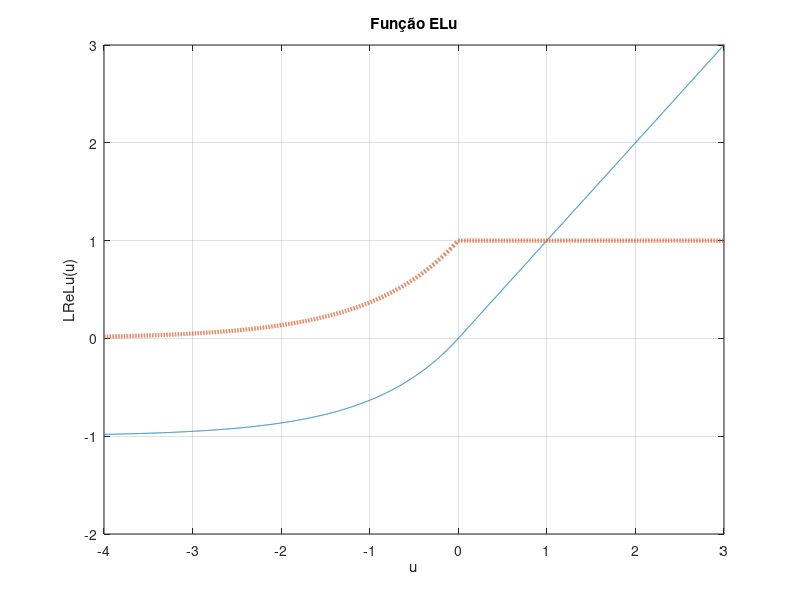

MATLAB code for this plot:
%plota LReLu
clear all
t=-4:0.001:4;
n=size(t,2);
alfa=1;
for i=1:n
    if t(i)>= 0
        elu(i)=t(i);
    else
        elu(i)=alfa*(exp(t(i))-1);
    end
end

%derivada
for i=1:n
    if t(i)>=0
        delu(i)=1;
    else
        delu(i)=elu(i)+alfa;
    end
end

plot(t,elu,t,delu,'--','LineWidth',3);
grid on
axis([-4 3 -2 3]);
title ('Função ELu')
xlabel ('u');
ylabel ('LReLu(u)');